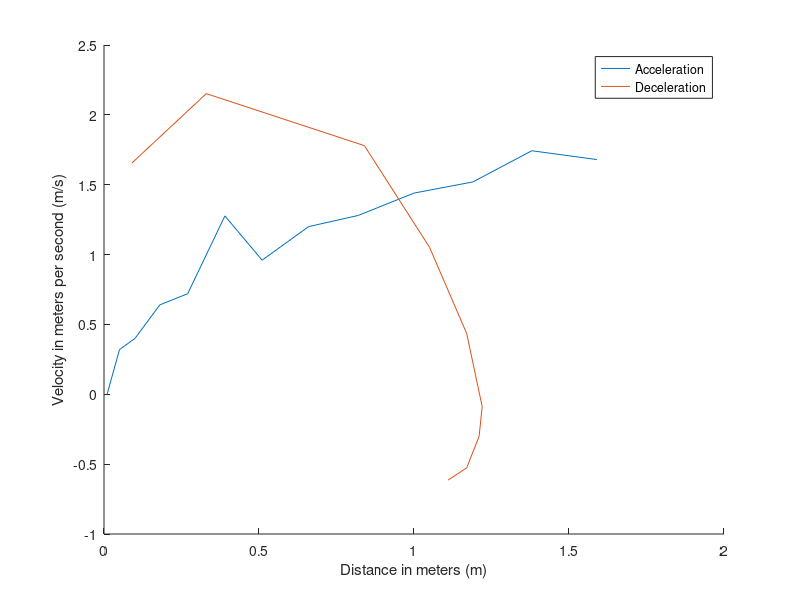

Recreate this plot in MATLAB.
%%%% CLEAR AND LOAD MEASUREMENTS %%%%%
clear all;
load ('data_f_2.mat');

%%%% REMOVE INCORRECT AND/OR NOT NEEDED MEASUREMENTS %%%%%
i=2;j=2;k=2;
while(i<size(data_t_a,1)) % incorrecte metingen weggooien
    if(data_t_a(i,4)==999 && data_t_a(i,3) == 999)
        data_t_a = [data_t_a(1:i-1,1:end); data_t_a(i+1:end,1:end)];
    elseif(data_t_a(i,4)==999)
        data_t_a(i,4)=data_t_a(i,3);
    elseif(data_t_a(i,3)==999)
        data_t_a(i,3)=data_t_a(i,4);   
    else
        i=i+1;
    end
end

while(k<size(data_t_a,1))
    if (data_t_a(k,2) < 150)
        data_t_a = data_t_a(1:k-1,1:end);
        break;
    end
    k = k+1;  
end

while(j<size(data_t_d,1)) 
    if(data_t_d(j,4) == 999 && data_t_d(j,3) == 999)
        data_t_d = [data_t_d(1:j-1,1:end); data_t_d(j+1:end,1:end)];
        j= j-1;
    elseif(data_t_d(j,4) == 999)
        data_t_d(j,4) = data_t_d(j,3);
    elseif(data_t_d(j,3) == 999)
        data_t_d(j,3) = data_t_d(j,4);   
    end
j=j+1;
end

%%%%%%%%%%%%%%%%%%%%%%%%%%%%%%%%%%%%%%%%%%%%%%%%%%%%%%%%%%%%%%%%%%%%%%%%%%

%%%%% DISTANCES, TIMES and VELOCITIES %%%%%
Afstand_links_a     = abs(data_t_a(2:end,3)-data_t_a(2,4));%afstand van 0 laten lopen
Afstand_rechts_a    = abs(data_t_a(2:end,4)-data_t_a(2,3));
    
Afstand = (Afstand_rechts_a /100);%Afstand in meters

Time_a = data_t_a(2:end,7); %tijd vanaf zelfde moment metingen

V = diff(Afstand)./diff(Time_a);
V = [0;V];%afgeleide
Time_a = [0;Time_a];

data_t_d = data_t_d(7:end,1:end);
distance_left_d = abs(data_t_d(2:end,3)-data_t_d(2,4));
distance_right_d = abs(data_t_d(2:end,4)-data_t_d(2,3));

distance_d = (distance_right_d / 100); % Distance in meters
time_d = data_t_d(2:end,7);
velocity_d = diff(distance_d)./diff(time_d); % Derivative
velocity_d = [velocity_d];
time_d = [0;time_d];
%%%%%%%%%%%%%%%%%%%%%%%%%%%%%%%%%%%%%%%%%%%%%%%%%%%%%%%%%%%%%%%%%%%%%%%%%%%

%%%%% FIGURES %%%%%
figure
hold on
plot(Afstand,V);
plot(distance_d(1:end-1),velocity_d);
legend('Acceleration','Deceleration');
xlabel('Distance in meters (m)');
ylabel('Velocity in meters per second (m/s)');
